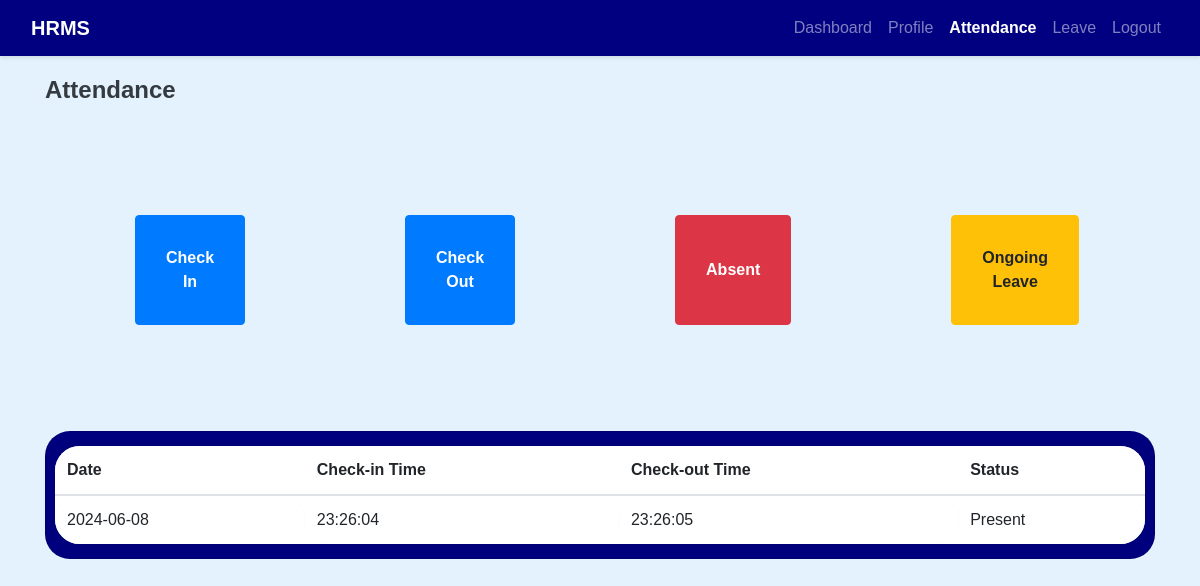
Screenshot of /employeeAttendance.php (signed in) with the database file from the repository.
### tables this page shows
CREATE TABLE `attendance` (
  `attendanceId` int(11) NOT NULL,
  `employeeId` int(11) DEFAULT NULL,
  `userId` int(11) DEFAULT NULL,
  `date` date NOT NULL,
  `status` varchar(255) NOT NULL,
  `checkInTime` time NOT NULL,
  `checkOutTime` time NOT NULL
);

### employeeAttendance.php (the view, shortened to what this page needs)
<?php
include 'connect.php';
$userId = $_SESSION['userId'];
$attendanceRecords = [];
$employeeIdQuery = "SELECT employeeId FROM user WHERE userId = ?";
$stmt = $conn->prepare($employeeIdQuery);
$stmt->bind_param("i", $userId);
$stmt->execute();
$result = $stmt->get_result();
if ($row = $result->fetch_assoc()) {
   $employeeId = $row['employeeId'];
} else {
   die("Employee ID not found for the given user ID.");
}
$selectQuery = "SELECT date, checkInTime, checkOutTime, status FROM attendance WHERE employeeId = ?";
$stmt = $conn->prepare($selectQuery);
$stmt->bind_param("i", $employeeId);
$stmt->execute();
$result = $stmt->get_result();
while ($row = $result->fetch_assoc()) {
   $attendanceRecords[] = $row;
}
?>
<!DOCTYPE html>
<html lang="en">
<head>
   <link href="https://stackpath.bootstrapcdn.com/bootstrap/4.5.2/css/bootstrap.min.css" rel="stylesheet">
   <link href="https://cdnjs.cloudflare.com/ajax/libs/font-awesome/5.15.3/css/all.min.css" rel="stylesheet">
</head>
<body>
   <nav class="navbar navbar-expand-lg navbar-dark">
      <div class="container-fluid">
         <a class="navbar-brand" href="#">HRMS</a>
         <div class="collapse navbar-collapse" id="navbarNav">
            <ul class="navbar-nav ml-auto">
               <li class="nav-item">
                  <a class="nav-link" href="employeeDashboard.php">Dashboard</a>
               </li>
               <li class="nav-item">
                  <a class="nav-link" href="employeeProfile.php">Profile</a>
               </li>
               <li class="nav-item">
                  <a class="nav-link active" href="employeeAttendance.php">Attendance</a>
               </li>
               <li class="nav-item">
                  <a class="nav-link" href="employeeLeave.php">Leave</a>
               </li>
               <li class="nav-item">
                  <a class="nav-link" href="logout.php">Logout</a>
               </li>
            </ul>
         </div>
      </div>
   </nav>
   <div class="container">
      <h2 class="page-title">Attendance</h2>
      <div class="form-group">
         <button id="checkInBtn" class="btn btn-primary">Check In</button>
         <button id="checkOutBtn" class="btn btn-primary">Check Out</button>
         <button id="absentBtn" class="btn btn-danger">Absent</button>
         <button id="leaveBtn" class="btn btn-warning">Ongoing Leave</button>
      </div>
      <div class="table-responsive">
         <div class="card">
         <table class="table table-bordered table-striped">
            <thead>
               <tr>
                  <th>Date</th>
                  <th>Check-in Time</th>
                  <th>Check-out Time</th>
                  <th>Status</th>
               </tr>
            </thead>
            <tbody>
               <?php foreach ($attendanceRecords as $record): ?>
                  <tr>
                     <td><?php echo htmlspecialchars($record['date']); ?></td>
                     <td><?php echo htmlspecialchars($record['checkInTime']); ?></td>
                     <td><?php echo htmlspecialchars($record['checkOutTime']); ?></td>
                     <td><?php echo htmlspecialchars($record['status']); ?></td>
                  </tr>
               <?php endforeach; ?>
            </tbody>
         </table>
         </div>
      </div>
   </div>
</body>
</html>

### employeeAttendance.php (style rules this page uses)
body { background-color: #e3f2fd; font-family: Arial, sans-serif; }
.navbar { background-color: navy; box-shadow: 0 2px 4px rgba(0, 0, 0, 0.1); }
.navbar-brand { font-weight: bold; color: #343a40; }
.navbar-nav .nav-link { color: #343a40; }
.navbar-nav .nav-link.active { font-weight: bold; }
.page-title { font-size: 24px; font-weight: bold; margin-top: 20px; margin-bottom: 20px; color: #343a40; }
.btn { margin: 5rem; }
.form-group { display: flex; padding: 10px; }
.table { border: none; margin-top: 5px; margin-bottom: 5px; background-color: white; border-radius: 25px; box-shadow: 0 0 20px rgba(0, 0, 0, 0.1); }
.table th, .table td { border: none; vertical-align: middle; border-radius: 25px; background-color: white; }
.table th { font-weight: bold; background-color: white; }
.table-responsive .card { border-radius: 25px; background-color: navy; padding: 9px; }
.btn-primary { background-color: #007bff; border-color: #007bff; font-weight: bold; padding: 30px; }
.btn-danger { background-color: #dc3545; border-color: #dc3545; font-weight: bold; padding: 30px; }
.btn-warning { background-color: #ffc107; border-color: #ffc107; font-weight: bold; padding: 30px; }

### rows the page displays
attendance: date "2024-06-08", checkInTime "23:26:04", checkOutTime "23:26:05", status "Present"
